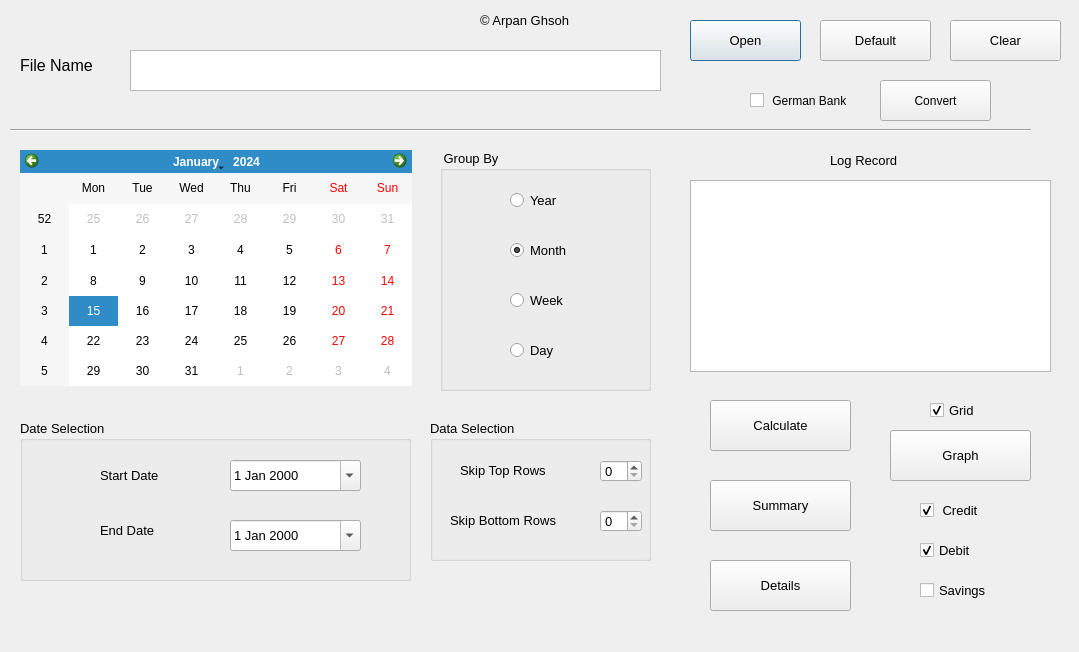
<?xml version="1.0" encoding="UTF-8"?>
<ui version="4.0">
 <class>Dialog</class>
 <widget class="QDialog" name="Dialog">
  <property name="geometry">
   <rect>
    <x>0</x>
    <y>0</y>
    <width>1079</width>
    <height>652</height>
   </rect>
  </property>
  <property name="windowTitle">
   <string>Dialog</string>
  </property>
  <widget class="QLabel" name="label">
   <property name="geometry">
    <rect>
     <x>20</x>
     <y>50</y>
     <width>91</width>
     <height>31</height>
    </rect>
   </property>
   <property name="font">
    <font>
     <pointsize>12</pointsize>
    </font>
   </property>
   <property name="text">
    <string>File Name</string>
   </property>
  </widget>
  <widget class="QPushButton" name="pushButton">
   <property name="geometry">
    <rect>
     <x>690</x>
     <y>20</y>
     <width>111</width>
     <height>41</height>
    </rect>
   </property>
   <property name="font">
    <font>
     <pointsize>10</pointsize>
    </font>
   </property>
   <property name="text">
    <string>Open</string>
   </property>
  </widget>
  <widget class="QPushButton" name="pushButton_2">
   <property name="geometry">
    <rect>
     <x>820</x>
     <y>20</y>
     <width>111</width>
     <height>41</height>
    </rect>
   </property>
   <property name="font">
    <font>
     <pointsize>10</pointsize>
    </font>
   </property>
   <property name="text">
    <string>Default</string>
   </property>
  </widget>
  <widget class="QLabel" name="label_2">
   <property name="geometry">
    <rect>
     <x>480</x>
     <y>10</y>
     <width>121</width>
     <height>21</height>
    </rect>
   </property>
   <property name="font">
    <font>
     <pointsize>10</pointsize>
    </font>
   </property>
   <property name="text">
    <string>© Arpan Ghsoh</string>
   </property>
  </widget>
  <widget class="Line" name="line">
   <property name="geometry">
    <rect>
     <x>10</x>
     <y>120</y>
     <width>1021</width>
     <height>20</height>
    </rect>
   </property>
   <property name="orientation">
    <enum>Qt::Horizontal</enum>
   </property>
  </widget>
  <widget class="QCalendarWidget" name="calendarWidget">
   <property name="geometry">
    <rect>
     <x>20</x>
     <y>150</y>
     <width>392</width>
     <height>236</height>
    </rect>
   </property>
   <property name="cursor">
    <cursorShape>ArrowCursor</cursorShape>
   </property>
   <property name="mouseTracking">
    <bool>false</bool>
   </property>
   <property name="layoutDirection">
    <enum>Qt::LeftToRight</enum>
   </property>
   <property name="locale">
    <locale language="English" country="India"/>
   </property>
   <property name="firstDayOfWeek">
    <enum>Qt::Monday</enum>
   </property>
   <property name="verticalHeaderFormat">
    <enum>QCalendarWidget::ISOWeekNumbers</enum>
   </property>
   <property name="dateEditEnabled">
    <bool>false</bool>
   </property>
  </widget>
  <widget class="QGroupBox" name="groupBox">
   <property name="geometry">
    <rect>
     <x>20</x>
     <y>420</y>
     <width>391</width>
     <height>161</height>
    </rect>
   </property>
   <property name="font">
    <font>
     <pointsize>10</pointsize>
    </font>
   </property>
   <property name="title">
    <string>Date Selection</string>
   </property>
   <widget class="QDateEdit" name="dateEdit">
    <property name="geometry">
     <rect>
      <x>210</x>
      <y>40</y>
      <width>131</width>
      <height>31</height>
     </rect>
    </property>
    <property name="calendarPopup">
     <bool>true</bool>
    </property>
   </widget>
   <widget class="QDateEdit" name="dateEdit_2">
    <property name="geometry">
     <rect>
      <x>210</x>
      <y>100</y>
      <width>131</width>
      <height>31</height>
     </rect>
    </property>
    <property name="calendarPopup">
     <bool>true</bool>
    </property>
   </widget>
   <widget class="QLabel" name="label_3">
    <property name="geometry">
     <rect>
      <x>80</x>
      <y>40</y>
      <width>91</width>
      <height>31</height>
     </rect>
    </property>
    <property name="text">
     <string>Start Date</string>
    </property>
   </widget>
   <widget class="QLabel" name="label_4">
    <property name="geometry">
     <rect>
      <x>80</x>
      <y>100</y>
      <width>81</width>
      <height>21</height>
     </rect>
    </property>
    <property name="text">
     <string>End Date</string>
    </property>
   </widget>
  </widget>
  <widget class="QGroupBox" name="groupBox_2">
   <property name="geometry">
    <rect>
     <x>440</x>
     <y>150</y>
     <width>211</width>
     <height>241</height>
    </rect>
   </property>
   <property name="font">
    <font>
     <pointsize>10</pointsize>
    </font>
   </property>
   <property name="title">
    <string> Group By</string>
   </property>
   <widget class="QRadioButton" name="radioButton">
    <property name="geometry">
     <rect>
      <x>70</x>
      <y>40</y>
      <width>121</width>
      <height>21</height>
     </rect>
    </property>
    <property name="layoutDirection">
     <enum>Qt::LeftToRight</enum>
    </property>
    <property name="text">
     <string>Year</string>
    </property>
   </widget>
   <widget class="QRadioButton" name="radioButton_2">
    <property name="geometry">
     <rect>
      <x>70</x>
      <y>90</y>
      <width>121</width>
      <height>21</height>
     </rect>
    </property>
    <property name="text">
     <string>Month</string>
    </property>
    <property name="checked">
     <bool>true</bool>
    </property>
   </widget>
   <widget class="QRadioButton" name="radioButton_3">
    <property name="geometry">
     <rect>
      <x>70</x>
      <y>140</y>
      <width>121</width>
      <height>21</height>
     </rect>
    </property>
    <property name="text">
     <string>Week</string>
    </property>
   </widget>
   <widget class="QRadioButton" name="radioButton_4">
    <property name="geometry">
     <rect>
      <x>70</x>
      <y>190</y>
      <width>121</width>
      <height>21</height>
     </rect>
    </property>
    <property name="text">
     <string>Day</string>
    </property>
   </widget>
  </widget>
  <widget class="QGroupBox" name="groupBox_3">
   <property name="geometry">
    <rect>
     <x>430</x>
     <y>420</y>
     <width>221</width>
     <height>141</height>
    </rect>
   </property>
   <property name="font">
    <font>
     <pointsize>10</pointsize>
    </font>
   </property>
   <property name="title">
    <string>Data Selection</string>
   </property>
   <widget class="QLabel" name="label_5">
    <property name="geometry">
     <rect>
      <x>30</x>
      <y>40</y>
      <width>111</width>
      <height>21</height>
     </rect>
    </property>
    <property name="text">
     <string>Skip Top Rows</string>
    </property>
   </widget>
   <widget class="QLabel" name="label_6">
    <property name="geometry">
     <rect>
      <x>20</x>
      <y>90</y>
      <width>141</width>
      <height>21</height>
     </rect>
    </property>
    <property name="text">
     <string>Skip Bottom Rows</string>
    </property>
   </widget>
   <widget class="QSpinBox" name="spinBox">
    <property name="geometry">
     <rect>
      <x>170</x>
      <y>40</y>
      <width>42</width>
      <height>22</height>
     </rect>
    </property>
   </widget>
   <widget class="QSpinBox" name="spinBox_2">
    <property name="geometry">
     <rect>
      <x>170</x>
      <y>90</y>
      <width>42</width>
      <height>22</height>
     </rect>
    </property>
   </widget>
  </widget>
  <widget class="QLabel" name="label_7">
   <property name="geometry">
    <rect>
     <x>830</x>
     <y>150</y>
     <width>91</width>
     <height>21</height>
    </rect>
   </property>
   <property name="font">
    <font>
     <pointsize>10</pointsize>
    </font>
   </property>
   <property name="text">
    <string>Log Record</string>
   </property>
  </widget>
  <widget class="QPushButton" name="pushButton_3">
   <property name="geometry">
    <rect>
     <x>710</x>
     <y>400</y>
     <width>141</width>
     <height>51</height>
    </rect>
   </property>
   <property name="font">
    <font>
     <pointsize>10</pointsize>
    </font>
   </property>
   <property name="text">
    <string>Calculate</string>
   </property>
  </widget>
  <widget class="QPushButton" name="pushButton_4">
   <property name="geometry">
    <rect>
     <x>890</x>
     <y>430</y>
     <width>141</width>
     <height>51</height>
    </rect>
   </property>
   <property name="font">
    <font>
     <pointsize>10</pointsize>
    </font>
   </property>
   <property name="text">
    <string>Graph</string>
   </property>
  </widget>
  <widget class="QPushButton" name="pushButton_5">
   <property name="geometry">
    <rect>
     <x>710</x>
     <y>480</y>
     <width>141</width>
     <height>51</height>
    </rect>
   </property>
   <property name="font">
    <font>
     <pointsize>10</pointsize>
    </font>
   </property>
   <property name="text">
    <string>Summary</string>
   </property>
  </widget>
  <widget class="QPushButton" name="pushButton_8">
   <property name="geometry">
    <rect>
     <x>710</x>
     <y>560</y>
     <width>141</width>
     <height>51</height>
    </rect>
   </property>
   <property name="font">
    <font>
     <pointsize>10</pointsize>
    </font>
   </property>
   <property name="text">
    <string>Details</string>
   </property>
  </widget>
  <widget class="QPushButton" name="pushButton_9">
   <property name="geometry">
    <rect>
     <x>950</x>
     <y>20</y>
     <width>111</width>
     <height>41</height>
    </rect>
   </property>
   <property name="font">
    <font>
     <pointsize>10</pointsize>
    </font>
   </property>
   <property name="text">
    <string>Clear</string>
   </property>
  </widget>
  <widget class="QCheckBox" name="checkBox">
   <property name="geometry">
    <rect>
     <x>920</x>
     <y>500</y>
     <width>81</width>
     <height>20</height>
    </rect>
   </property>
   <property name="font">
    <font>
     <pointsize>10</pointsize>
    </font>
   </property>
   <property name="text">
    <string> Credit</string>
   </property>
   <property name="checked">
    <bool>true</bool>
   </property>
  </widget>
  <widget class="QCheckBox" name="checkBox_2">
   <property name="geometry">
    <rect>
     <x>920</x>
     <y>540</y>
     <width>81</width>
     <height>20</height>
    </rect>
   </property>
   <property name="font">
    <font>
     <pointsize>10</pointsize>
    </font>
   </property>
   <property name="text">
    <string>Debit</string>
   </property>
   <property name="checked">
    <bool>true</bool>
   </property>
  </widget>
  <widget class="QCheckBox" name="checkBox_3">
   <property name="geometry">
    <rect>
     <x>920</x>
     <y>580</y>
     <width>81</width>
     <height>20</height>
    </rect>
   </property>
   <property name="font">
    <font>
     <pointsize>10</pointsize>
    </font>
   </property>
   <property name="text">
    <string>Savings</string>
   </property>
  </widget>
  <widget class="QTextBrowser" name="textBrowser">
   <property name="geometry">
    <rect>
     <x>690</x>
     <y>180</y>
     <width>361</width>
     <height>192</height>
    </rect>
   </property>
   <property name="font">
    <font>
     <pointsize>9</pointsize>
    </font>
   </property>
  </widget>
  <widget class="QTextBrowser" name="textBrowser_2">
   <property name="geometry">
    <rect>
     <x>130</x>
     <y>50</y>
     <width>531</width>
     <height>41</height>
    </rect>
   </property>
   <property name="font">
    <font>
     <pointsize>9</pointsize>
    </font>
   </property>
  </widget>
  <widget class="QCheckBox" name="checkBox_4">
   <property name="geometry">
    <rect>
     <x>930</x>
     <y>400</y>
     <width>81</width>
     <height>20</height>
    </rect>
   </property>
   <property name="font">
    <font>
     <pointsize>10</pointsize>
    </font>
   </property>
   <property name="text">
    <string>Grid</string>
   </property>
   <property name="checked">
    <bool>true</bool>
   </property>
  </widget>
  <widget class="QCheckBox" name="checkBox_5">
   <property name="geometry">
    <rect>
     <x>750</x>
     <y>90</y>
     <width>121</width>
     <height>21</height>
    </rect>
   </property>
   <property name="font">
    <font>
     <pointsize>9</pointsize>
    </font>
   </property>
   <property name="text">
    <string> German Bank</string>
   </property>
  </widget>
  <widget class="QPushButton" name="pushButton_6">
   <property name="geometry">
    <rect>
     <x>880</x>
     <y>80</y>
     <width>111</width>
     <height>41</height>
    </rect>
   </property>
   <property name="font">
    <font>
     <pointsize>9</pointsize>
    </font>
   </property>
   <property name="text">
    <string>Convert</string>
   </property>
  </widget>
 </widget>
 <resources/>
 <connections/>
</ui>
